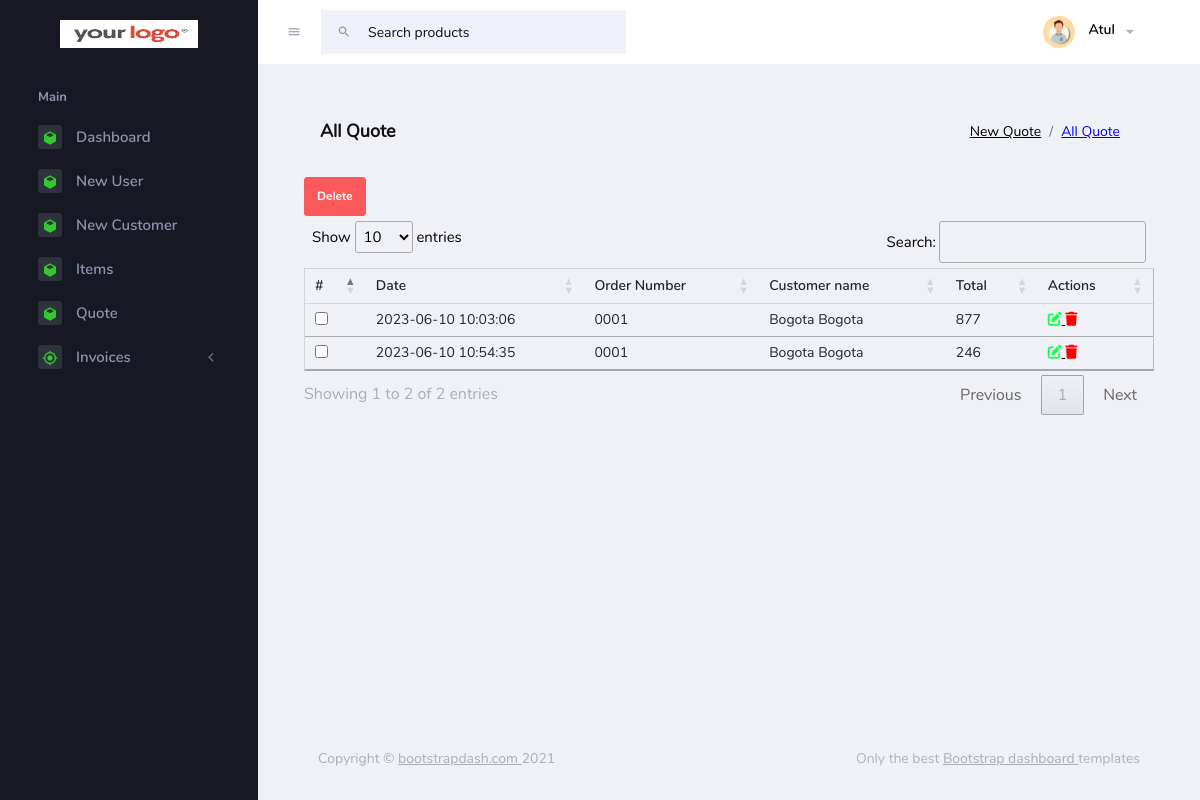
Screenshot of /pages/quote/Allquote.php (signed in) with the database file from the repository.
### tables this page shows
CREATE TABLE IF NOT EXISTS `dashboard2_quote` (
  `quote_id` int NOT NULL AUTO_INCREMENT,
  `user_id` int NOT NULL,
  `customerName` varchar(255) NOT NULL,
  `invoice` varchar(255) NOT NULL,
  `orderNumber` varchar(255) NOT NULL,
  `quoteDate` date NOT NULL,
  `expireyDate` date NOT NULL,
  `salesperson` varchar(255) NOT NULL,
  `subject` varchar(255) NOT NULL,
  `subTotal` varchar(255) NOT NULL,
  `Discount` varchar(255) NOT NULL,
  `discount2` varchar(255) NOT NULL,
  `Adjustment` varchar(255) NOT NULL,
  `TCS` varchar(255) NOT NULL,
  `total` varchar(255) NOT NULL,
  `termsAndConditions` varchar(255) NOT NULL,
  `items` json NOT NULL,
  `creation_Date` timestamp NOT NULL DEFAULT CURRENT_TIMESTAMP,
  PRIMARY KEY (`quote_id`)
);

### pages/database/quote/Allquote.php (the view)
<?php
include(dirname(__FILE__)."/../dbconnect.php");
$sql2 = "select * from dashboard2_quote";
$result = mysqli_query($conn,$sql2);
while ($row = $result->fetch_assoc()) {
    echo "
            <tr>
            <td><input type='checkbox' name='mdeleteIdQuote[]' value='" .  $row["quote_id"] . "'></td>
                <td>" . $row["creation_Date"] . "</td>
                <td>" . $row["invoice"] . "</td>
                <td>" . $row["customerName"] . "</td>
                <td>" . $row["total"] . "</td>
                <td>
                <a href='#'>
                    <i id='".$row["quote_id"]."' class='fa-solid fa-pen-to-square quoteEdit' style='color: #0fff4b;'></i>
                </a>
                <a href='#'>
                <i id='".$row["quote_id"]."'class='fa-solid fa-trash quotedelete' style='color: #ff0000;'></i>
                </a>
                </td>
            </tr>
                ";
}

### assets/css/style2.css (style rules this page uses)
a { color: black; }

### assets/css/custom_style.css (style rules this page uses)
:root { --dark-bg-color: #434343; --dark-text-color: #fff; }
input { padding: 10px !important; }
html, body { margin: 0; padding: 0; height: 100%; width: 100%; }

### rows the page displays
dashboard2_quote: creation_Date "2023-06-10 10:03:06", invoice "0001", customerName "Bogota Bogota", total "877"
dashboard2_quote: creation_Date "2023-06-10 10:54:35", invoice "0001", customerName "Bogota Bogota", total "246"

### other values shown
$_SESSION['username'] "Atul"
